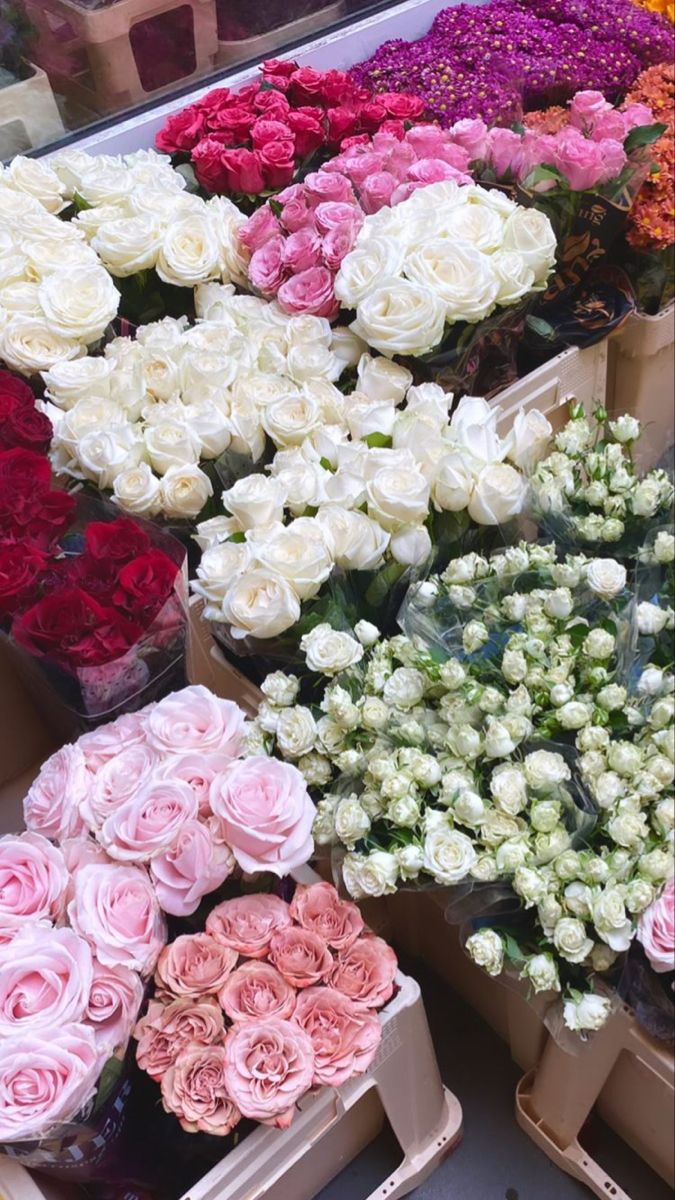
#> input picture bunga.jpg, 675 x 1200 px
$ python Filter.py
#> lines starting #> are read from the running program, lines starting #| are printed output that depends on the picture
import cv2
from matplotlib import pyplot as plt

image = cv2.imread('bunga.jpg')
#> image is the input picture: shape (1200, 675, 3); mean B, G, R 130.5, 125.6, 151.7

blur = cv2.blur(image,(3,3))
width = image.shape[1]
#> width = 675
height = image.shape[0]
#> height = 1200
rgb_image = cv2.cvtColor(image, cv2.COLOR_BGR2RGB)


# 3x3 mask
blurred_image3 = cv2.blur(image, (3, 3))
cv2.imwrite('blurred_image3.png', blurred_image3)

# 5x5 mask
blurred_image5 = cv2.blur(image, (10, 10))
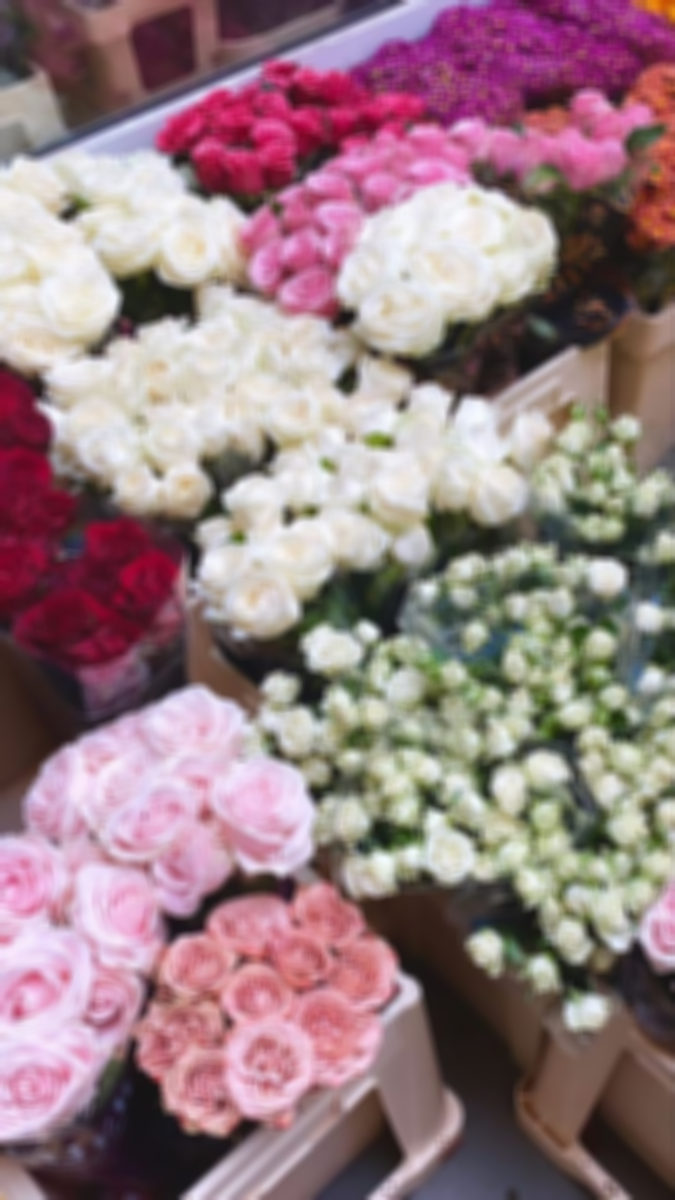
#> blurred_image5: shape (1200, 675, 3); mean B, G, R 130.5, 125.6, 151.7
cv2.imwrite('blurred_image5.png', blurred_image5)

plt.subplot(121),plt.imshow(image),plt.title('Original')
plt.xticks([]), plt.yticks([])
plt.subplot(122),plt.imshow(blurred_image5),plt.title('Blurred')
plt.show()
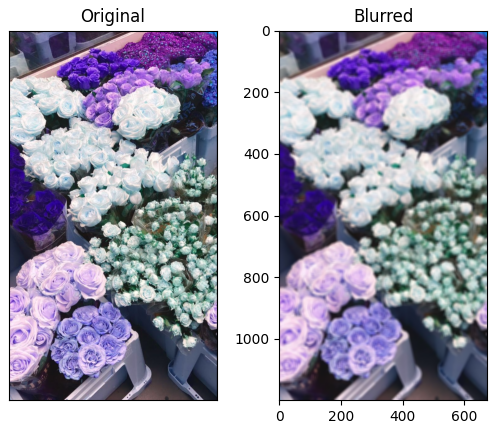
#> figure drawn by matplotlib, 2 panels; B, G, R data is drawn as R, G, B

$ run again, with apel 2.jpeg copied over bunga.jpg
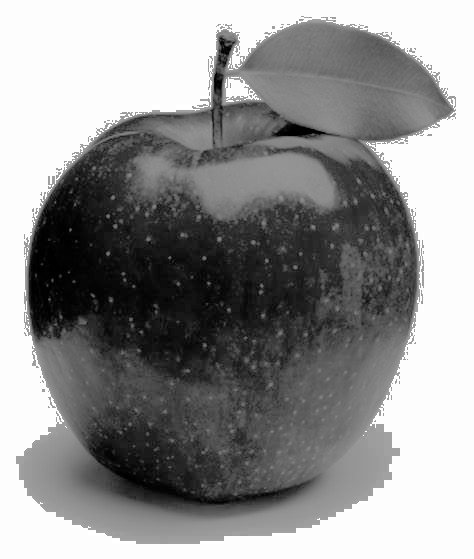
#> input picture apel 2.jpeg, 474 x 559 px
#> image is the input picture: shape (559, 474, 3); min 0, max 255, mean 144.6
#> `blurred_image5 = cv2.blur(image, (10, 10))`:
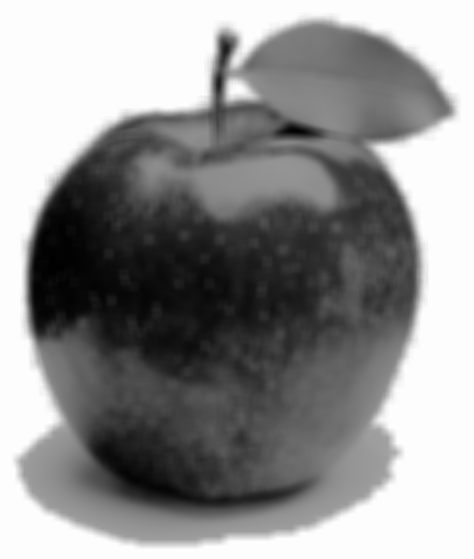
#> blurred_image5: shape (559, 474, 3); min 0, max 254, mean 144.6
#> `plt.show()`:
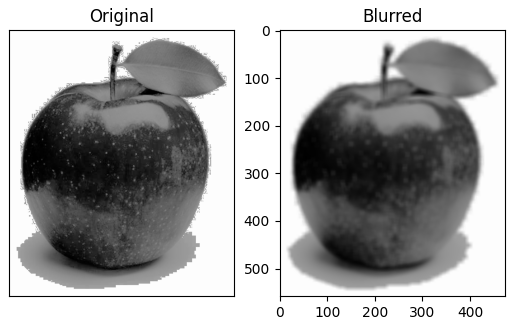
#> figure drawn by matplotlib, 2 panels
